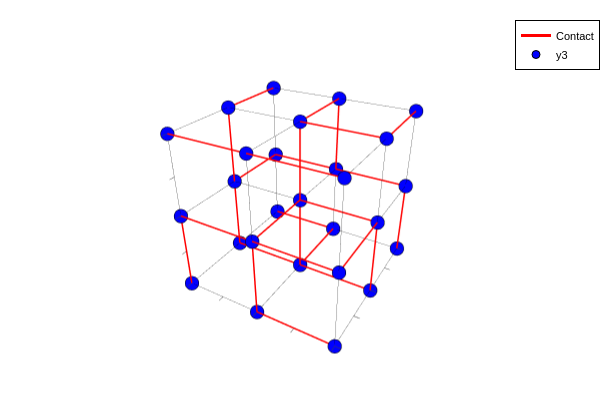
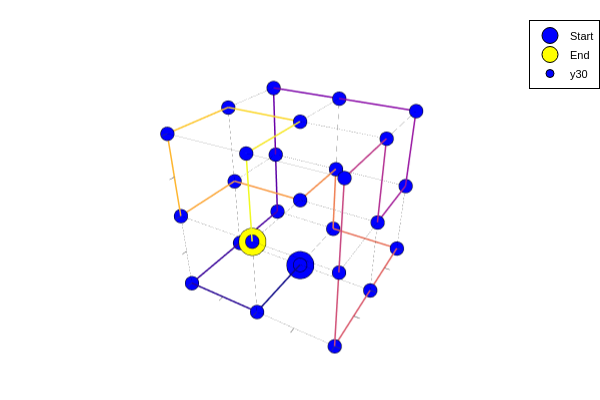

Notebook cell for these charts, in order:
### Code cell
println("Contact map for the first path:")
liste_contact = contact_map(PATHS[75005])
display(plot_cube_ctc_map(x, y, z, lx, ly, lz, liste_contact))

println("Path visualization for the 75005:")
display(plot_cube_path(x, y, z, lx, ly, lz, PATHS[75005]))
